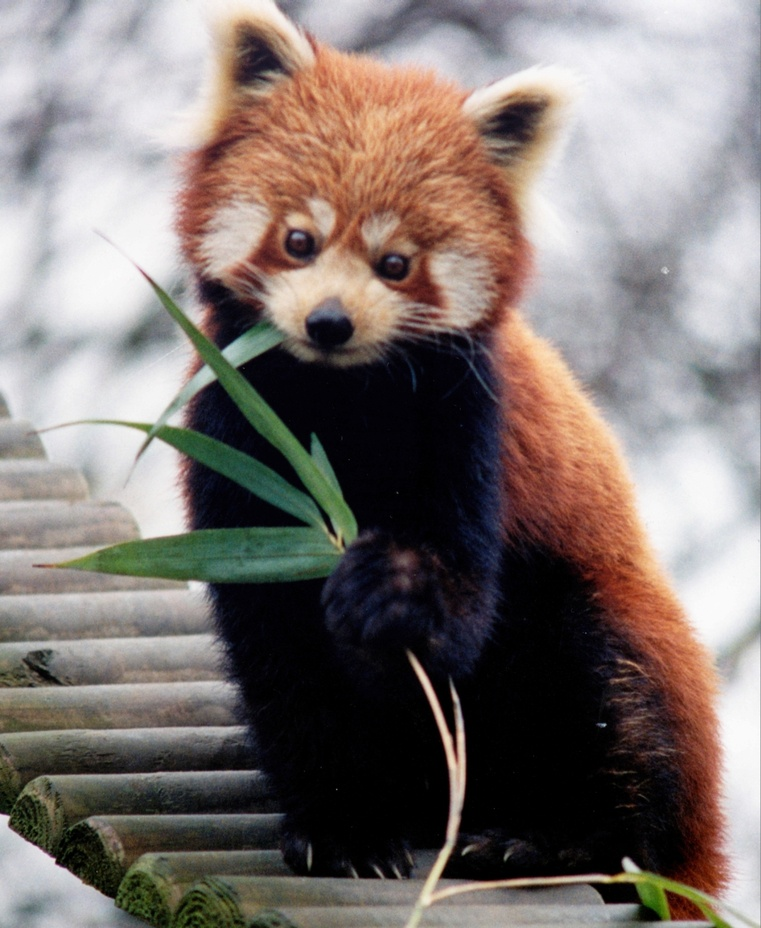
#> input picture rgb_image.jpg, 761 x 928 px, shrunk from 1024 x 1249 before the run
$ jupyter execute rgb_to_grayscale.ipynb
#> lines starting #> are read from the running program, lines starting #| are printed output that depends on the picture
[cell 1]
import cv2 as cv
import matplotlib.pyplot as plt
import numpy as np

[cell 2]
rgb_image = cv.imread('rgb_image.jpg')
#> rgb_image is the input picture: shape (928, 761, 3); mean B, G, R 113.3, 117.1, 126.6

[cell 3]
rgb_image.shape
#> Out = (928, 761, 3)

[cell 4]
# cv.imshow('rgb_image',rgb_image)

[cell 5]
gray = cv.cvtColor(rgb_image,cv.COLOR_BGR2GRAY)
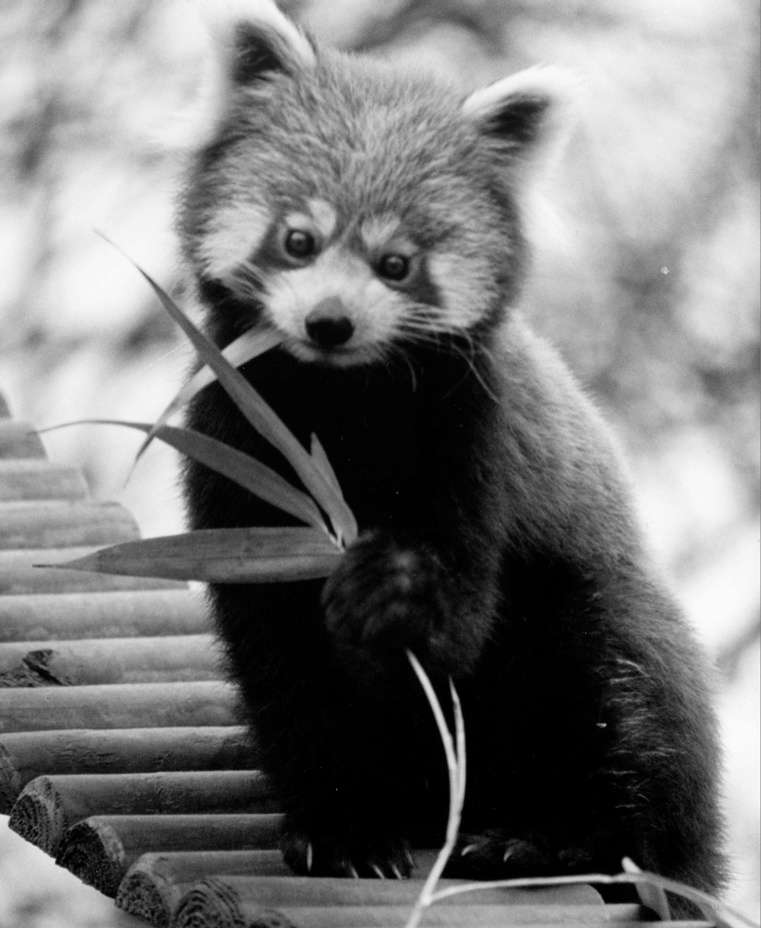
#> gray: shape (928, 761); min 0, max 255, mean 119.5

[cell 6]
gray.shape
#> Out = (928, 761)

[cell 7]
plt.imshow(gray,cmap = 'gray')

[cell 8]
grayscale_avg = (rgb_image[:,:,0] + rgb_image[:,:,1] + rgb_image[:,:,2])/3
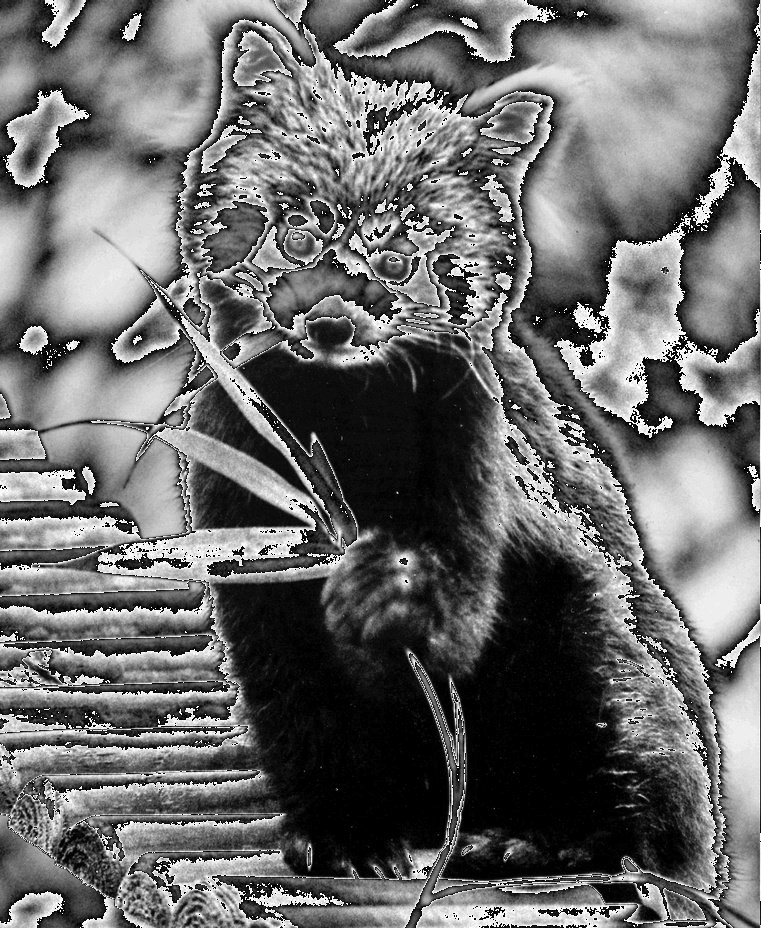
#> grayscale_avg: shape (928, 761) float64; min 0, max 85, mean 35.6; drawn with min black and max white

[cell 9]
grayscale_avg.shape
#> Out = (928, 761)

[cell 10]
grayscale_avg_img = cv.imwrite('grayscale_avg.jpg',grayscale_avg)
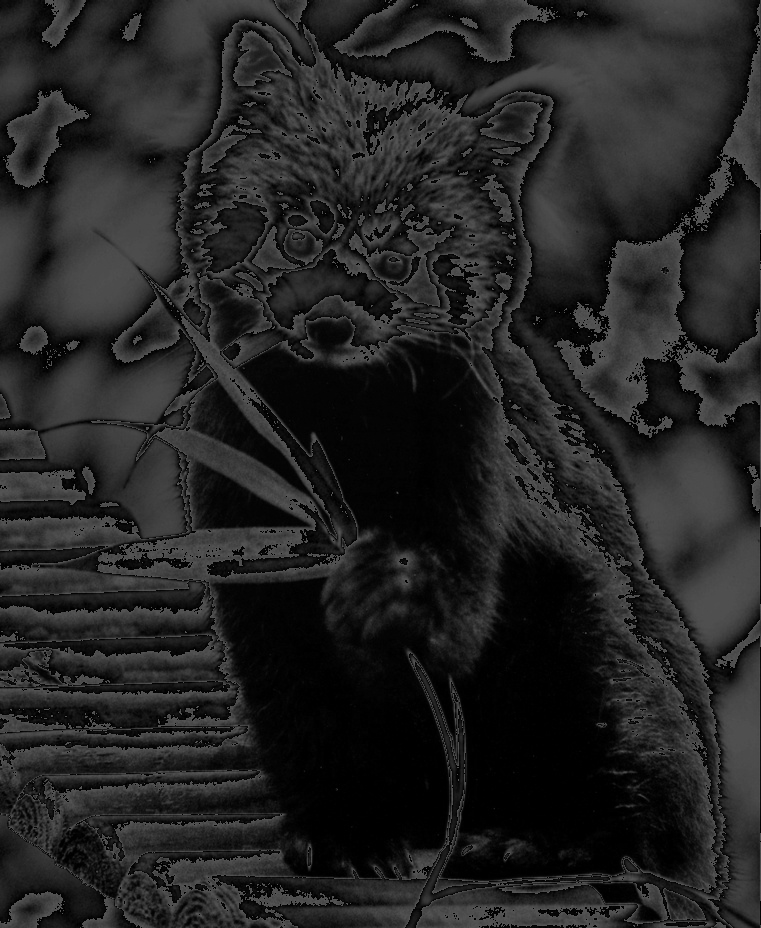
#> saved as grayscale_avg.jpg: shape (928, 761); min 0, max 85, mean 35.6

[cell 11]
plt.imshow(grayscale_avg, cmap = 'gray')

[cell 12]
grayscale_luminosity = 0.21*rgb_image[:,:,0] + 0.72*rgb_image[:,:,1] + 0.07*rgb_image[:,:,2]

$ run again, with image_noice.jpg copied over rgb_image.jpg
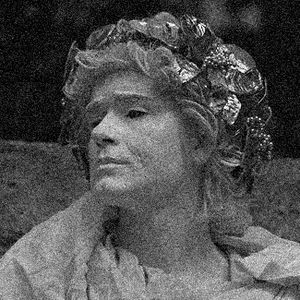
#> input picture image_noice.jpg, 300 x 300 px
#> rgb_image is the input picture: shape (300, 300, 3); min 0, max 255, mean 80.2
#> `grayscale_avg = (rgb_image[:,:,0] + rgb_image[:,:,1] + rgb_image[:,:,2..`:
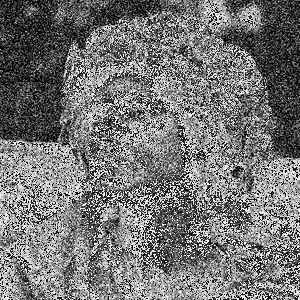
#> grayscale_avg: shape (300, 300) float64; min 0, max 85, mean 39.1; drawn with min black and max white
#> `grayscale_avg_img = cv.imwrite('grayscale_avg.jpg',grayscale_avg)`:
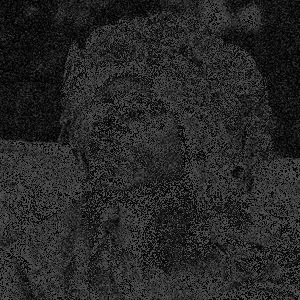
#> saved as grayscale_avg.jpg: shape (300, 300); min 0, max 85, mean 39.2

$ run again, with sharp.jpg copied over rgb_image.jpg
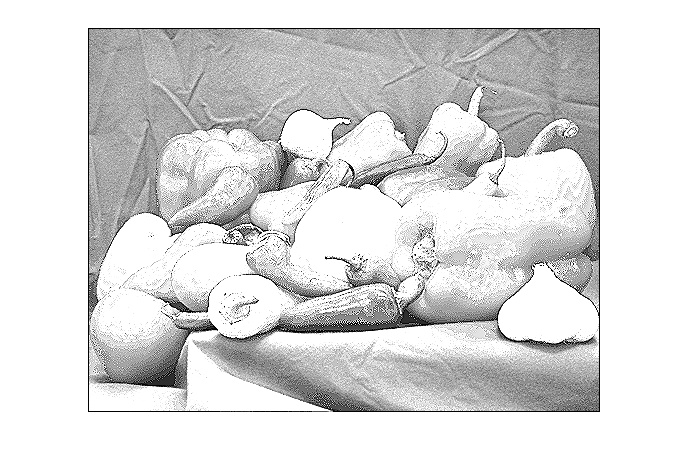
#> input picture sharp.jpg, 690 x 475 px
#> rgb_image is the input picture: shape (475, 690, 3); min 0, max 255, mean 219.3
#> `grayscale_avg = (rgb_image[:,:,0] + rgb_image[:,:,1] + rgb_image[:,:,2..`:
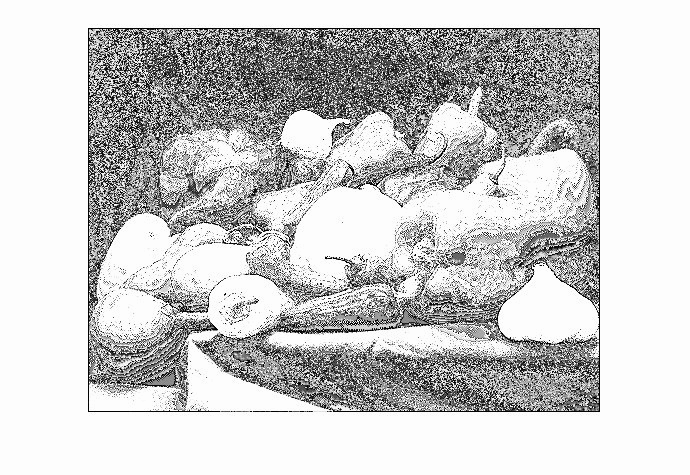
#> grayscale_avg: shape (475, 690) float64; min 0, max 85, mean 67.6; drawn with min black and max white
#> `grayscale_avg_img = cv.imwrite('grayscale_avg.jpg',grayscale_avg)`:
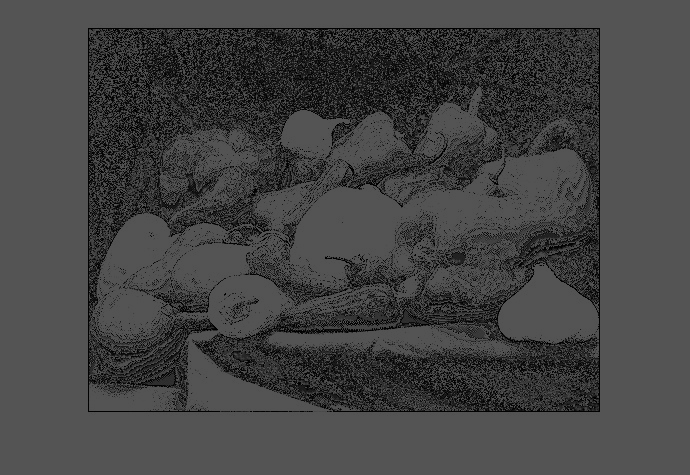
#> saved as grayscale_avg.jpg: shape (475, 690); min 0, max 85, mean 67.3
